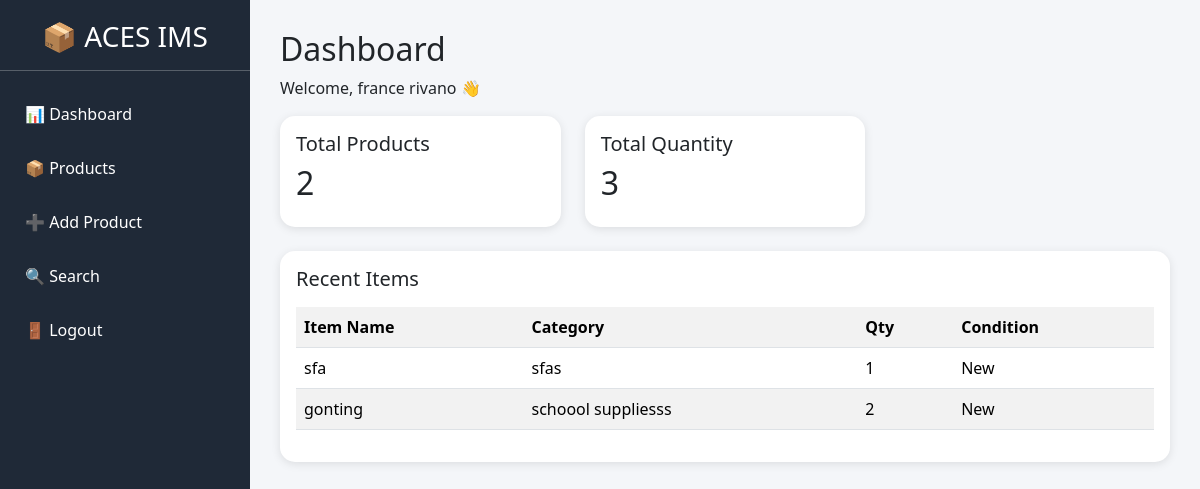
/dashboard.php (signed in), run on the app's committed database.
### tables this page shows
CREATE TABLE `inventory` (
  `id` int(11) NOT NULL,
  `item_name` varchar(255) NOT NULL,
  `category` varchar(100) NOT NULL,
  `quantity` int(11) NOT NULL,
  `item_condition` varchar(50) NOT NULL,
  `date_added` date NOT NULL
);

### dashboard.php (the view, shortened to what this page needs)
<?php
include 'config.php';
$totalQuery = mysqli_query($conn, "SELECT COUNT(*) as total FROM inventory");
$totalRow = mysqli_fetch_assoc($totalQuery);
$stockQuery = mysqli_query($conn, "SELECT SUM(quantity) as total_stock FROM inventory");
$stockRow = mysqli_fetch_assoc($stockQuery);
$recentQuery = mysqli_query($conn, "SELECT * FROM inventory ORDER BY id DESC LIMIT 5");
?>
<!DOCTYPE html>
<html>
<head>
    <link href="https://cdn.jsdelivr.net/npm/bootstrap@5.3.3/dist/css/bootstrap.min.css" rel="stylesheet">
</head>
<body>
<div class="sidebar">
    <h3 class="text-center">📦 ACES IMS</h3>
    <hr>
    <a href="dashboard.php">📊 Dashboard</a>
    <a href="viewinventory.php">📦 Products</a>
    <a href="addinventory.php">➕ Add Product</a>
    <a href="search.php">🔍 Search</a>
    <a href="logout.php">🚪 Logout</a>
</div>
<div class="content">
    <h2>Dashboard</h2>
    <p>Welcome, <?php echo $_SESSION['fullname']; ?> 👋</p>
    <div class="row">
        <div class="col-md-4">
            <div class="card card-box p-3">
                <h5>Total Products</h5>
                <h2><?= $totalRow['total']; ?></h2>
            </div>
        </div>
        <div class="col-md-4">
            <div class="card card-box p-3">
                <h5>Total Quantity</h5>
                <h2><?= $stockRow['total_stock']; ?></h2>
            </div>
        </div>
    </div>
    <br>
    <div class="card card-box p-3">
        <h5>Recent Items</h5>
        <table class="table table-striped mt-2">
            <tr>
                <th>Item Name</th>
                <th>Category</th>
                <th>Qty</th>
                <th>Condition</th>
            </tr>
            <?php while($row = mysqli_fetch_assoc($recentQuery)){ ?>
            <tr>
                <td><?= $row['item_name']; ?></td>
                <td><?= $row['category']; ?></td>
                <td><?= $row['quantity']; ?></td>
                <td><?= $row['item_condition']; ?></td>
            </tr>
            <?php } ?>
        </table>
    </div>
</div>
</body>
</html>

### dashboard.php (style rules this page uses)
body { background:#f4f6f9; }
.sidebar { width:250px; height:100vh; position:fixed; background:#1f2937; color:white; padding-top:20px; }
.sidebar a { display:block; color:white; text-decoration:none; padding:15px 25px; }
.content { margin-left:250px; padding:30px; }
.card-box { border:none; border-radius:15px; box-shadow:0 2px 10px rgba(0,0,0,.1); }

### data on the page
inventory: item_name "sfa", category "sfas", quantity "1", item_condition "New"
inventory: item_name "gonting", category "schoool suppliesss", quantity "2", item_condition "New"

### other printed values
$_SESSION['fullname'] "france rivano"
$totalRow['total'] "2"
$stockRow['total_stock'] "3"
